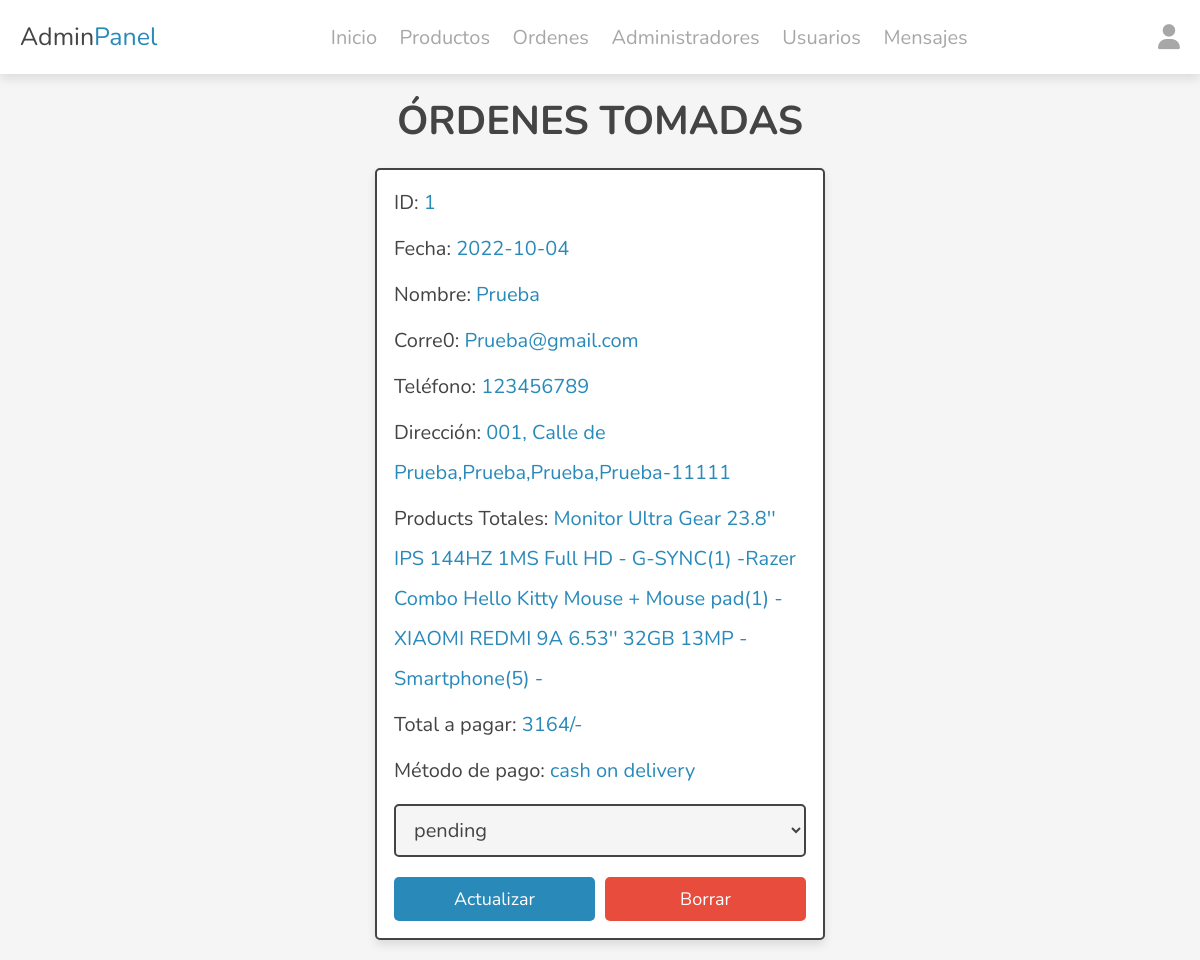
/admin/placed_orders.php (signed in), run on the app's committed database.
### tables this page shows
CREATE TABLE `orders` (
  `id` int(100) NOT NULL,
  `user_id` int(100) NOT NULL,
  `name` varchar(20) NOT NULL,
  `number` varchar(10) NOT NULL,
  `email` varchar(50) NOT NULL,
  `method` varchar(50) NOT NULL,
  `address` varchar(500) NOT NULL,
  `total_products` varchar(1000) NOT NULL,
  `total_price` int(100) NOT NULL,
  `placed_on` date NOT NULL DEFAULT current_timestamp(),
  `payment_status` varchar(20) NOT NULL DEFAULT 'pending'
);

### admin/placed_orders.php (the view, shortened to what this page needs)
<?php
include '../components/connect.php';
?>
<!DOCTYPE html>
<html lang="es">
<head>
    <link rel="stylesheet" href="https://cdnjs.cloudflare.com/ajax/libs/font-awesome/6.1.1/css/all.min.css">
    <link rel="stylesheet" href="../css/admin_styles.css">
</head>
<body>
    <?php include '../components/admin_header.php' ?>
    <section class="placed-orders">
        <h1 class="heading">Órdenes Tomadas</h1>
        <div class="box-container">
            <?php
            $select_orders = $conn->prepare(
                "SELECT *
                FROM `orders`"
            );
            $select_orders->execute();
            if ($select_orders->rowCount() > 0) {
                while ($fetch_orders = $select_orders->fetch(PDO::FETCH_ASSOC)) {
            ?>
                    <div class="box">
                        <p>ID: <span><?= $fetch_orders['user_id'] ?></span></p>
                        <p>Fecha: <span><?= $fetch_orders['placed_on'] ?></span></p>
                        <p>Nombre: <span><?= $fetch_orders['name'] ?></span></p>
                        <p>Corre0: <span><?= $fetch_orders['email'] ?></span></p>
                        <p>Teléfono: <span><?= $fetch_orders['number'] ?></span></p>
                        <p>Dirección: <span><?= $fetch_orders['address'] ?></span></p>
                        <p>Products Totales: <span><?= $fetch_orders['total_products'] ?></span></p>
                        <p>Total a pagar: <span><?= $fetch_orders['total_price'] ?>/-</span></p>
                        <p>Método de pago: <span><?= $fetch_orders['method'] ?></span></p>
                        <form action="" method="POST">
                            <select name="payment_status" class="drop-down">
                                <option value="" selected disabled>
                                    <?= $fetch_orders['payment_status']; ?>
                                </option>
                            </select>
                            <div class="flex-btn">
                                <input type="submit" value="actualizar" class="btn" name="update_payment">
                                <a href="placed_orders.php?delete=<?= $fetch_orders['id']; ?>" class="delete-btn" onclick="return confirm('¿Desea borrar esta orden?');">Borrar</a>
                            </div>
                        </form>
                    </div>
            <?php
                }
            } else {
                echo '<p class="empty">¡Aún no hay órdenes!</p>';
            }
            ?>
        </div>
    </section>
</body>
</html>

### css/admin_styles.css (style rules this page uses)
:root { --main-color: #2989b9; --red: #e74c3c; --orange: #f39c12; --black: #444; --white: #fff; --light-bg: #f5f5f5; --light-color: rgba(66, 66, 66, 0.467); --border: 0.2rem solid var(--black); --box-shadow: 0 0.5rem 1rem rgba(0, 0, 0, 0.1); }
* { font-family: "Nunito", sans-serif; margin: 0; padding: 0; box-sizing: border-box; text-decoration: none; outline: none; border: none; }
html { font-size: 62.5%; overflow-x: hidden; }
body { background-color: var(--light-bg); }
section { max-width: 1200px; margin: 0 auto; padding: 2rem; }
.heading { text-align: center; margin-bottom: 2rem; text-transform: uppercase; color: var(--black); font-size: 4rem; }
.btn, .delete-btn, .option-btn { display: block; margin-top: 1rem; border-radius: 0.5rem; font-size: 1.8rem; color: var(--white); width: 100%; padding: 1rem 3rem; text-transform: capitalize; text-align: center; }
.btn { background-color: var(--main-color); }
.delete-btn { background-color: var(--red); }
.flex-btn { display: flex; gap: 1rem; }
.placed-orders .box-container { display: grid; grid-template-columns: repeat(auto-fit, 45rem); gap: 1.5rem; justify-content: center; align-items: flex-start; }
.placed-orders .box-container .box { background-color: var(--white); border-radius: 0.5rem; border: var(--border); box-shadow: var(--box-shadow); padding: 1.7rem; padding-top: 1rem; }
.placed-orders .box-container .box p { padding: 0.3rem 0; line-height: 2; font-size: 2rem; color: var(--black); }
.placed-orders .box-container .box p span { color: var(--main-color); }
.placed-orders .box-container .box .drop-down { width: 100%; margin: 1rem 0; background-color: var(--light-bg); padding: 1rem 1.4rem; font-size: 2rem; color: var(--black); border: var(--border); border-radius: 0.5rem; }

### data on the page
orders: user "1", placed_on "2022-10-04", name "Prueba", email "Prueba@gmail.com", number "123456789", address "001, Calle de Prueba,Prueba,Prueba,Prueba-11111", total_products "Monitor Ultra Gear 23.8'' IPS 144HZ 1MS Full HD - G-SYNC(1) -Razer Combo Hello Kitty Mouse + Mouse pad(1) -XIAOMI REDMI 9A 6.53'' 32GB 13MP - Smartphone(5) -", total_price "3164", method "cash on delivery", payment_status "pending"
